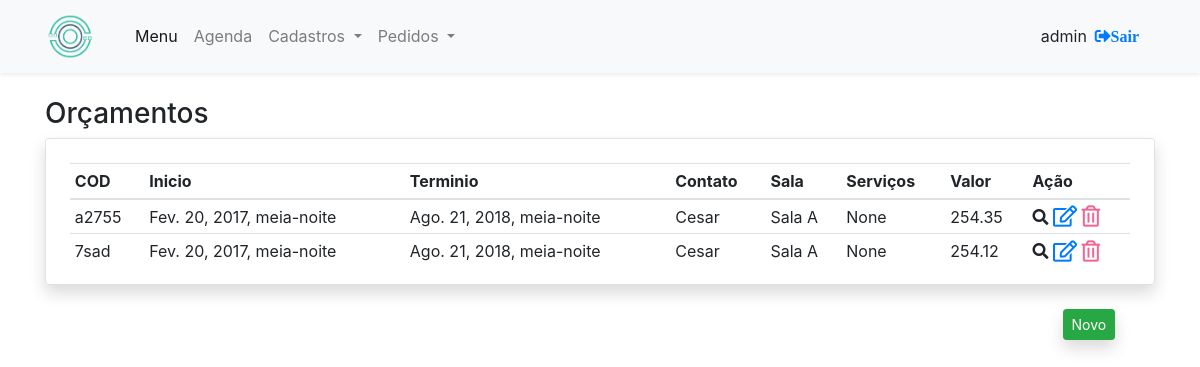
Page /pedido/orcamento/ (signed in) on the earlier database version.
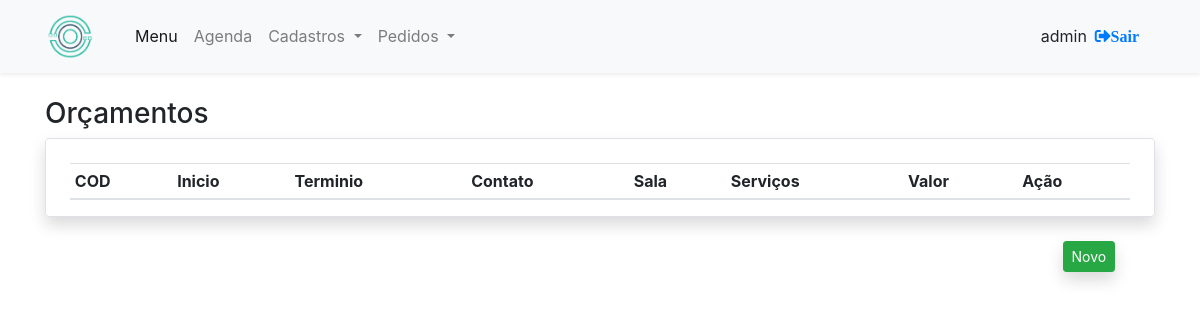
Same page on the later database version.
### pedido/models.py (models this page shows)
class Orcamento(models.Model):
    cod = models.CharField(max_length=8, null=True)
    dataini = models.DateTimeField()
    dataterm = models.DateTimeField()
    contato = models.ForeignKey(Contato, null=True, blank=True, on_delete=models.PROTECT)
    sala = models.ForeignKey(Sala, null=True, blank=True, on_delete=models.PROTECT)
    servicos = models.ForeignKey(Servicos, null=True, blank=True, on_delete=models.PROTECT)
    valor = models.DecimalField(max_digits=5, decimal_places=2, null=True)

### home/models.py (models this page shows)
class Contato(models.Model):
    nome = models.CharField(max_length=35)
    email = models.EmailField(null=True)
    site = models.CharField(max_length=40, null=True)
    celular = models.IntegerField()
    telefone1 = models.IntegerField(null=True)
    telefone2 = models.IntegerField(null=True)
    foto = models.ImageField(upload_to='clients_photos', null=True, blank=True)
    def __str__(self):
        return self.nome

class Sala(models.Model):
    nome = models.CharField(max_length=30)
    capacidade = models.IntegerField()
    status = models.ForeignKey(Condicao, null=True, blank=True, on_delete=models.CASCADE)
    tipo = models.ForeignKey(TipoSala, null=True, blank=True, on_delete=models.CASCADE)
    def __str__(self):
        return self.nome

### pedido/views.py (the view)
# urls.py: path('orcamento/', orcamento, name='orcamento'),
@login_required
def orcamento(request):
    orcamento = Orcamento.objects.all()
    return render(request, 'orcamento.html', {'orcamento': orcamento})

### pedido/templates/orcamento.html
{% extends 'base.html' %}
{% load bootstrap %}
{% block main %}
<main class="container">
        <section class="mt-4">
            <h3>Orçamentos</h3>
            <article class="rounded border shadow pt-4 pr-4 pl-4 table-responsive-sm">
                <table class="table table-hover table-sm ">
                    <thead>
                        <tr>
                            <th>
                                COD
                            </th>
                            <th>
                                Inicio
                            </th>
                            <th>
                                Terminio
                            </th>
                            <th>
                                Contato
                            </th>
                            <th>
                                Sala
                            </th>
                            <th>
                                Serviços
                            </th>
                            <th>
                                Valor
                            </th>
                            <th>
                                Ação
                            </th>
                        </tr>
                    </thead>
                    <tbody>
                        {% for orcamento in orcamento %}
                            <tr>
                                <td>
                                    {{ orcamento.cod }}
                                </td>
                                <td>
                                    {{ orcamento.dataini }}
                                </td>
                                <td>
                                    {{ orcamento.dataterm }}
                                </td>
                                <td>
                                    {{ orcamento.contato }}
                                </td>
                                <td>
                                    {{ orcamento.sala }}
                                </td>
                                <td>
                                    {{ orcamento.servicos }}
                                </td>
                                <td>
                                    {{ orcamento.valor }}
                                </td>
                                <td>
                                    <a>
                                        <i class="fas fa-search"></i>
                                    </a>
                                    <a href="{% url 'orcamento_altera' orcamento.id %}">
                                        <i class="far fa-edit fa-lg"></i>
                                    </a>
                                    <a href="{% url 'orcamento_deleta' orcamento.id %}">
                                        <i class=" far fa-trash-alt fa-lg" style="color: #f06595;"></i>
                                    </a>
                                </td>
                            </tr>
                        {% endfor %}
                    </tbody>
                </table>
            </article>
            <div class="mt-4 offset-md-11 ">
                <a class="btn btn-sm btn-success shadow" href="{% url 'orcamento_novo' %}">Novo</a>
            </div>
        </section>
    </main>
{% endblock %}

Differences in the rows shown:
removed Orcamento: cod "a2755", dataini "Fev. 20, 2017, meia-noite", dataterm "Ago. 21, 2018, meia-noite", contato "Cesar", sala "Sala A", servicos "None", valor "254.35"
removed Orcamento: cod "7sad", dataini "Fev. 20, 2017, meia-noite", dataterm "Ago. 21, 2018, meia-noite", contato "Cesar", sala "Sala A", servicos "None", valor "254.12"
